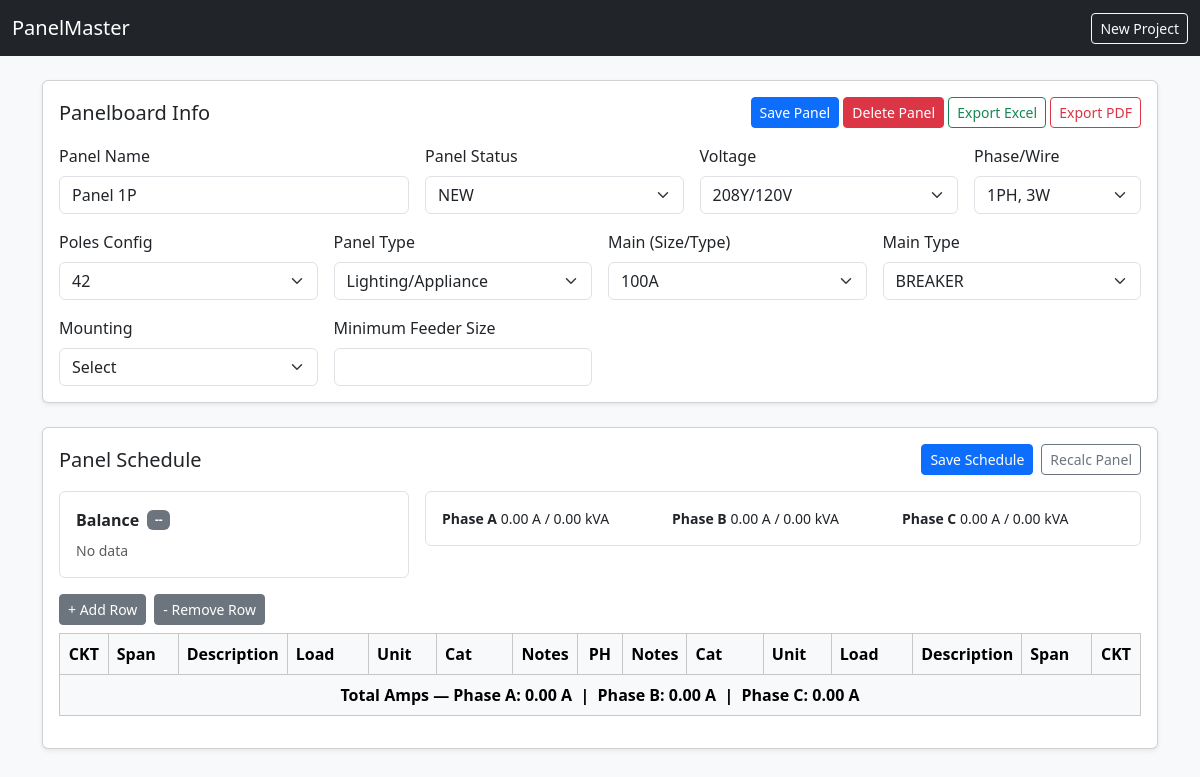
Screenshot of /panels/1/edit with the database file from the repository.
### tables this page shows
CREATE TABLE IF NOT EXISTS panelboards (
  id INT AUTO_INCREMENT PRIMARY KEY,
  project_id INT NOT NULL,
  item_order INT NOT NULL,
  panel_name VARCHAR(255) NOT NULL,
  panel_status VARCHAR(20),
  voltage VARCHAR(20),
  phase_wire VARCHAR(20),
  poles_config VARCHAR(20),
  panel_type VARCHAR(50),
  main_type VARCHAR(20),
  main_size_type VARCHAR(100),
  mounting VARCHAR(100),
  connected_kva DECIMAL(10,2),
  connected_amps DECIMAL(10,2),
  demand_kva DECIMAL(10,2),
  demand_amps DECIMAL(10,2),
  percent_imbalance DECIMAL(10,2),
  balance_status ENUM('OK','WARN','FAIL') DEFAULT 'OK',
  balance_message VARCHAR(255),
  minimum_feeder_size VARCHAR(100),
  schedule_json LONGTEXT,
  last_update DATE,
  created_at DATETIME NOT NULL,
  updated_at DATETIME NOT NULL,
  CONSTRAINT fk_panelboards_projects
    FOREIGN KEY (project_id) REFERENCES projects(id)
    ON DELETE CASCADE
);

### app/lib/View.php (called while the page is built, shortened)
<?php
class View
{
    public static function render(string $view, array $data = []): void
    {
        $path = BASE_PATH . '/app/views/' . $view . '.php';
        extract($data, EXTR_SKIP);
        require BASE_PATH . '/app/views/partials/header.php';
        require $path;
        require BASE_PATH . '/app/views/partials/footer.php';
    }
}

### app/controllers/PanelsController.php (called while the page is built, shortened)
<?php
class PanelsController
{
    private PanelboardRepository $panels;
    public function __construct()
    {
        $this->panels = new PanelboardRepository();
    }
    public function edit(string $id): void
    {
        $panel = $this->panels->find((int)$id);
        View::render('panels/edit', ['panel' => $panel]);
    }
}

### public/index.php (called while the page is built, shortened)
<?php
require_once BASE_PATH . '/app/lib/helpers.php';
$router = new Router();
$router->get('/', function () {
    header('Location: ' . base_url('/projects'));
    exit;
});
$router->get('/projects', [ProjectsController::class, 'index']);
$router->get('/projects/new', [ProjectsController::class, 'create']);
$router->post('/projects', [ProjectsController::class, 'store']);
$router->get('/projects/{id}', [ProjectsController::class, 'show']);
$router->post('/projects/{id}', [ProjectsController::class, 'update']);
$router->post('/projects/{id}/delete', [ProjectsController::class, 'delete']);
$router->get('/projects/{id}/panels/new', [PanelsController::class, 'create']);
$router->post('/projects/{id}/panels', [PanelsController::class, 'store']);
$router->get('/panels/{id}/edit', [PanelsController::class, 'edit']);
$router->post('/panels/{id}', [PanelsController::class, 'update']);
$router->post('/panels/{id}/delete', [PanelsController::class, 'delete']);
$router->get('/api/panels/{id}/schedule', [ApiController::class, 'getSchedule']);
$router->post('/api/panels/{id}/schedule', [ApiController::class, 'saveSchedule']);
$router->post('/api/panels/{id}/recalc', [ApiController::class, 'recalcPanel']);
$router->post('/api/projects/{id}/recalc', [ApiController::class, 'recalcProject']);
$router->get('/projects/{id}/export.xlsx', [ProjectExportController::class, 'download']);
$router->get('/panels/{id}/export.xlsx', [PanelExportController::class, 'download']);
$router->get('/panels/{id}/export.pdf', [PanelPdfExportController::class, 'download']);
$router->dispatch($_SERVER['REQUEST_METHOD'], $_SERVER['REQUEST_URI']);

### app/repositories/PanelboardRepository.php (called while the page is built, shortened)
<?php
class PanelboardRepository
{
    public function find(int $id): ?array
    {
        $pdo = Database::connection();
        $stmt = $pdo->prepare('SELECT * FROM panelboards WHERE id = :id');
        $stmt->execute([':id' => $id]);
        $row = $stmt->fetch();
        return $row ?: null;
    }
}

### app/lib/helpers.php (called while the page is built, shortened)
<?php
function base_url(string $path = ''): string
{
    $base = rtrim(dirname($_SERVER['SCRIPT_NAME']), '/');
    return $base . $path;
}

### app/views/panels/edit.php (the view, shortened to what this page needs)
<div class="card shadow-sm mb-4">
  <div class="card-body">
    <div class="d-flex justify-content-between align-items-center mb-3">
      <h5 class="mb-0">Panelboard Info</h5>
      <div class="d-flex gap-2">
        <form method="post" action="<?= htmlspecialchars(base_url('/panels/' . $panel['id'])) ?>">
          <button class="btn btn-primary btn-sm">Save Panel</button>
          <button type="submit" formaction="<?= htmlspecialchars(base_url('/panels/' . $panel['id'] . '/delete')) ?>" onclick="return confirm('Are you sure you want to delete this panel? This cannot be undone.');" class="btn btn-danger btn-sm">Delete Panel</button>
          <a class="btn btn-outline-success btn-sm" href="<?= htmlspecialchars(base_url('/panels/' . $panel['id'] . '/export.xlsx')) ?>">Export Excel</a>
          <a class="btn btn-outline-danger btn-sm" href="<?= htmlspecialchars(base_url('/panels/' . $panel['id'] . '/export.pdf')) ?>">Export PDF</a>
      </div>
    </div>
    <div class="row g-3">
      <div class="col-md-4">
        <label class="form-label">Panel Name</label>
        <input name="panel_name" class="form-control" value="<?= htmlspecialchars($panel['panel_name'] ?? '') ?>" required>
      </div>
      <div class="col-md-3">
        <label class="form-label">Panel Status</label>
        <?php $ps = $panel['panel_status'] ?? 'NEW'; ?>
        <select name="panel_status" class="form-select">
          <option value="NEW" <?= $ps === 'NEW' ? 'selected' : '' ?>>NEW</option>
        </select>
      </div>
      <div class="col-md-3">
        <label class="form-label">Voltage</label>
        <?php $pv = $panel['voltage'] ?? ''; ?>
        <select name="voltage" class="form-select" required>
          <option value="208Y/120V" <?= $pv === '208Y/120V' ? 'selected' : '' ?>>208Y/120V</option>
        </select>
      </div>
      <div class="col-md-2">
        <label class="form-label">Phase/Wire</label>
        <?php $pw = $panel['phase_wire'] ?? ''; ?>
        <select name="phase_wire" class="form-select" required>
          <option value="1PH, 3W" <?= $pw === '1PH, 3W' ? 'selected' : '' ?>>1PH, 3W</option>
        </select>
      </div>
      <div class="col-md-3">
        <label class="form-label">Poles Config</label>
        <select name="poles_config" class="form-select">
          <?php $pc = $panel['poles_config'] ?? '42'; ?>
          <?php foreach (['12','18','24','30','42','54','60','72','84(1)','84(2)','90','126'] as $opt): ?>
            <option value="<?= $opt ?>" <?= $pc === $opt ? 'selected' : '' ?>><?= $opt ?></option>
          <?php endforeach; ?>
        </select>
      </div>
      <div class="col-md-3">
        <label class="form-label">Panel Type</label>
        <?php $pt = $panel['panel_type'] ?? ''; ?>
        <select name="panel_type" class="form-select" required>
          <option value="Lighting/Appliance" <?= $pt === 'Lighting/Appliance' ? 'selected' : '' ?>>Lighting/Appliance</option>
        </select>
      </div>
      <div class="col-md-3">
        <label class="form-label">Main (Size/Type)</label>
        <?php $mst = $panel['main_size_type'] ?? ''; ?>
        <select name="main_size_type" class="form-select">
          <?php foreach(['30A', '60A', '100A', '125A', '150A', '200A', '225A', '250A', '400A', '600A', '800A', '1000A', '1200A', '1600A', '2000A', '2500A', '3000A', '4000A'] as $opt): ?>
            <option value="<?= $opt ?>" <?= $mst === $opt ? 'selected' : '' ?>><?= $opt ?></option>
          <?php endforeach; ?>
        </select>
      </div>
      <div class="col-md-3">
        <label class="form-label">Main Type</label>
        <?php $mt = $panel['main_type'] ?? ''; ?>
        <select name="main_type" class="form-select">
          <option value="BREAKER" <?= $mt === 'BREAKER' ? 'selected' : '' ?>>BREAKER</option>
        </select>
      </div>
      <div class="col-md-3">
        <label class="form-label">Mounting</label>
        <select name="mounting" class="form-select">
          <option value="">Select</option>
        </select>
      </div>
      <div class="col-md-3">
        <label class="form-label">Minimum Feeder Size</label>
        <input name="minimum_feeder_size" class="form-control" value="<?= htmlspecialchars($panel['minimum_feeder_size'] ?? '') ?>">
      </div>
    </div>
  </div>
</div>
<div class="card shadow-sm">
  <div class="card-body">
    <div class="d-flex justify-content-between align-items-center mb-3">
      <h5 class="mb-0">Panel Schedule</h5>
      <div class="d-flex gap-2">
        <button id="saveScheduleBtn" class="btn btn-primary btn-sm">Save Schedule</button>
        <button id="recalcBtn" class="btn btn-outline-secondary btn-sm">Recalc Panel</button>
      </div>
    </div>
    <div class="row g-3 mb-3">
      <div class="col-md-4">
        <div class="p-3 border rounded">
          <div class="d-flex align-items-center gap-2 mb-2">
            <strong>Balance</strong>
            <span id="balanceBadge" class="badge bg-secondary">--</span>
          </div>
          <div class="small text-muted" id="balanceMessage">No data</div>
        </div>
      </div>
      <div class="col-md-8">
        <div class="p-3 border rounded">
          <div class="row g-2 small">
            <div class="col-md-4"><strong>Phase A</strong> <span id="phaseA">0.00 A / 0.00 kVA</span></div>
            <div class="col-md-4"><strong>Phase B</strong> <span id="phaseB">0.00 A / 0.00 kVA</span></div>
            <div class="col-md-4"><strong>Phase C</strong> <span id="phaseC">0.00 A / 0.00 kVA</span></div>
          </div>
        </div>
      </div>
    </div>
    <div class="d-flex gap-2 mb-2">
      <button type="button" id="addRowBtn" class="btn btn-sm btn-secondary">+ Add Row</button>
      <button type="button" id="removeRowBtn" class="btn btn-sm btn-secondary">- Remove Row</button>
    </div>
    <div class="table-responsive">
      <table class="table table-bordered align-middle" id="scheduleTable">
        <thead class="table-light">
          <tr>
            <th class="text-center" style="width:50px;">CKT</th>
            <th style="width:80px;">Span</th>
            <th>Description</th>
            <th style="width:100px;">Load</th>
            <th style="width:80px;">Unit</th>
            <th style="width:100px;">Cat</th>
            <th>Notes</th>
            <th class="text-center" style="width:50px;">PH</th>
            <th>Notes</th>
            <th style="width:100px;">Cat</th>
            <th style="width:80px;">Unit</th>
            <th style="width:100px;">Load</th>
            <th>Description</th>
            <th style="width:80px;">Span</th>
            <th class="text-center" style="width:50px;">CKT</th>
          </tr>
        </thead>
        <tfoot class="table-light">
          <tr>
            <td colspan="15" class="text-center fw-bold">
              Total Amps &mdash;
              Phase A: <span id="footerAmpsA">0.00</span> A &nbsp;|&nbsp;
              Phase B: <span id="footerAmpsB">0.00</span> A <span id="footerPhaseCContainer">&nbsp;|&nbsp;
              Phase C: <span id="footerAmpsC">0.00</span> A</span>
            </td>
          </tr>
        </tfoot>
      </table>
    </div>
  </div>
</div>

### app/lib/Router.php (shortened to what this page needs)
<?php
class Router
{
    private array $routes = [];
    private function add(string $method, string $path, $handler): void
    {
        $pattern = preg_replace('#\{[^/]+\}#', '([^/]+)', $path);
        $pattern = '#^' . $pattern . '$#';
        $this->routes[] = [$method, $path, $pattern, $handler];
    }
    public function dispatch(string $method, string $uri): void
    {
        $path = parse_url($uri, PHP_URL_PATH) ?? '/';
        foreach ($this->routes as [$routeMethod, $routePath, $pattern, $handler]) {
            if ($routeMethod !== $method) {
                continue;
            }
            if (preg_match($pattern, $path, $matches)) {
                array_shift($matches);
                if (is_array($handler)) {
                    [$class, $methodName] = $handler;
                    $controller = new $class();
                    call_user_func_array([$controller, $methodName], $matches);
                    return;
                }
            }
        }
    }
}

### public/assets/css/app.css (style rules this page uses)
body { background-color: #f7f9fb; }
.table thead th { position: sticky; top: 0; background: #f8f9fa; z-index: 1; }

### rows the page displays
panelboards: panel_name "Panel 1P", panel_status "NEW", voltage "208Y/120V", phase_wire "1PH, 3W", poles_config "42", panel_type "Lighting/Appliance", main_size_type "100A", main_type "BREAKER"
